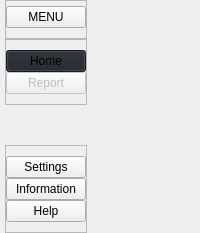
     <widget class="QWidget" name="leftMenuContainer" native="true">
      <layout class="QVBoxLayout" name="verticalLayout">
       <property name="spacing">
        <number>0</number>
       </property>
       <property name="leftMargin">
        <number>0</number>
       </property>
       <property name="topMargin">
        <number>0</number>
       </property>
       <property name="rightMargin">
        <number>0</number>
       </property>
       <property name="bottomMargin">
        <number>0</number>
       </property>
       <item alignment="Qt::AlignLeft">
        <widget class="QWidget" name="leftMenuSubContainer" native="true">
         <layout class="QVBoxLayout" name="verticalLayout_2">
          <property name="spacing">
           <number>0</number>
          </property>
          <property name="leftMargin">
           <number>5</number>
          </property>
          <property name="topMargin">
           <number>0</number>
          </property>
          <property name="rightMargin">
           <number>0</number>
          </property>
          <property name="bottomMargin">
           <number>0</number>
          </property>
          <item alignment="Qt::AlignTop">
           <widget class="QFrame" name="frame">
            <property name="frameShape">
             <enum>QFrame::StyledPanel</enum>
            </property>
            <property name="frameShadow">
             <enum>QFrame::Raised</enum>
            </property>
            <layout class="QHBoxLayout" name="horizontalLayout_2">
             <property name="spacing">
              <number>0</number>
             </property>
             <property name="leftMargin">
              <number>0</number>
             </property>
             <property name="topMargin">
              <number>5</number>
             </property>
             <property name="rightMargin">
              <number>0</number>
             </property>
             <property name="bottomMargin">
              <number>10</number>
             </property>
             <item>
              <widget class="QPushButton" name="leftMenuBtn_UiBtnType">
               <property name="cursor">
                <cursorShape>PointingHandCursor</cursorShape>
               </property>
               <property name="toolTip">
                <string>Show/Hide Menu</string>
               </property>
               <property name="text">
                <string>MENU</string>
               </property>
               <property name="icon">
                <iconset resource="resources.qrc">
                 <normaloff>:/whiteicons/icons/light/align-justify.svg</normaloff>:/whiteicons/icons/light/align-justify.svg</iconset>
               </property>
               <property name="iconSize">
                <size>
                 <width>24</width>
                 <height>24</height>
                </size>
               </property>
               <property name="checkable">
                <bool>false</bool>
               </property>
              </widget>
             </item>
            </layout>
           </widget>
          </item>
          <item alignment="Qt::AlignTop">
           <widget class="QFrame" name="frame_2">
            <property name="sizePolicy">
             <sizepolicy hsizetype="Preferred" vsizetype="Preferred">
              <horstretch>0</horstretch>
              <verstretch>0</verstretch>
             </sizepolicy>
            </property>
            <property name="frameShape">
             <enum>QFrame::StyledPanel</enum>
            </property>
            <property name="frameShadow">
             <enum>QFrame::Raised</enum>
            </property>
            <layout class="QVBoxLayout" name="verticalLayout_3">
             <property name="spacing">
              <number>0</number>
             </property>
             <property name="leftMargin">
              <number>0</number>
             </property>
             <property name="topMargin">
              <number>10</number>
             </property>
             <property name="rightMargin">
              <number>0</number>
             </property>
             <property name="bottomMargin">
              <number>10</number>
             </property>
             <item>
              <widget class="QPushButton" name="homeBtn_UiBtnType">
               <property name="cursor">
                <cursorShape>PointingHandCursor</cursorShape>
               </property>
               <property name="toolTip">
                <string>Home</string>
               </property>
               <property name="styleSheet">
                <string notr="true">background-color: #1f232a;</string>
               </property>
               <property name="text">
                <string>Home</string>
               </property>
               <property name="icon">
                <iconset resource="resources.qrc">
                 <normaloff>:/whiteicons/icons/light/home.svg</normaloff>:/whiteicons/icons/light/home.svg</iconset>
               </property>
               <property name="iconSize">
                <size>
                 <width>24</width>
                 <height>24</height>
                </size>
               </property>
               <property name="checkable">
                <bool>false</bool>
               </property>
              </widget>
             </item>
             <item>
              <widget class="QPushButton" name="reportBtn_UiBtnType">
               <property name="enabled">
                <bool>false</bool>
               </property>
               <property name="cursor">
                <cursorShape>PointingHandCursor</cursorShape>
               </property>
               <property name="toolTip">
                <string>Report</string>
               </property>
               <property name="text">
                <string>Report</string>
               </property>
               <property name="icon">
                <iconset resource="resources.qrc">
                 <normaloff>:/whiteicons/icons/light/printer.svg</normaloff>:/whiteicons/icons/light/printer.svg</iconset>
               </property>
               <property name="iconSize">
                <size>
                 <width>24</width>
                 <height>24</height>
                </size>
               </property>
               <property name="checkable">
                <bool>false</bool>
               </property>
              </widget>
             </item>
            </layout>
           </widget>
          </item>
          <item>
           <spacer name="verticalSpacer">
            <property name="orientation">
             <enum>Qt::Vertical</enum>
            </property>
            <property name="sizeHint" stdset="0">
             <size>
              <width>20</width>
              <height>40</height>
             </size>
            </property>
           </spacer>
          </item>
          <item alignment="Qt::AlignBottom">
           <widget class="QFrame" name="frame_3">
            <property name="frameShape">
             <enum>QFrame::StyledPanel</enum>
            </property>
            <property name="frameShadow">
             <enum>QFrame::Raised</enum>
            </property>
            <layout class="QVBoxLayout" name="verticalLayout_4">
             <property name="spacing">
              <number>0</number>
             </property>
             <property name="leftMargin">
              <number>0</number>
             </property>
             <property name="topMargin">
              <number>10</number>
             </property>
             <property name="rightMargin">
              <number>0</number>
             </property>
             <property name="bottomMargin">
              <number>10</number>
             </property>
             <item>
              <widget class="QPushButton" name="settingsBtn_UiBtnType">
               <property name="cursor">
                <cursorShape>PointingHandCursor</cursorShape>
               </property>
               <property name="toolTip">
                <string>Go to Settings</string>
               </property>
               <property name="text">
                <string>Settings</string>
               </property>
               <property name="icon">
                <iconset resource="resources.qrc">
                 <normaloff>:/whiteicons/icons/light/settings.svg</normaloff>:/whiteicons/icons/light/settings.svg</iconset>
               </property>
               <property name="iconSize">
                <size>
                 <width>24</width>
                 <height>24</height>
                </size>
               </property>
               <property name="checkable">
                <bool>false</bool>
               </property>
              </widget>
             </item>
             <item>
              <widget class="QPushButton" name="infoBtn_UiBtnType">
               <property name="cursor">
                <cursorShape>PointingHandCursor</cursorShape>
               </property>
               <property name="toolTip">
                <string>About BackupInspector</string>
               </property>
               <property name="text">
                <string>Information</string>
               </property>
               <property name="icon">
                <iconset resource="resources.qrc">
                 <normaloff>:/whiteicons/icons/light/info.svg</normaloff>:/whiteicons/icons/light/info.svg</iconset>
               </property>
               <property name="iconSize">
                <size>
                 <width>24</width>
                 <height>24</height>
                </size>
               </property>
               <property name="checkable">
                <bool>false</bool>
               </property>
              </widget>
             </item>
             <item>
              <widget class="QPushButton" name="helpBtn_UiBtnType">
               <property name="cursor">
                <cursorShape>PointingHandCursor</cursorShape>
               </property>
               <property name="toolTip">
                <string>BackupInspector Help</string>
               </property>
               <property name="text">
                <string>Help</string>
               </property>
               <property name="icon">
                <iconset resource="resources.qrc">
                 <normaloff>:/whiteicons/icons/light/help-circle.svg</normaloff>:/whiteicons/icons/light/help-circle.svg</iconset>
               </property>
               <property name="iconSize">
                <size>
                 <width>24</width>
                 <height>24</height>
                </size>
               </property>
               <property name="checkable">
                <bool>false</bool>
               </property>
              </widget>
             </item>
            </layout>
           </widget>
          </item>
         </layout>
        </widget>
       </item>
      </layout>
     </widget>
